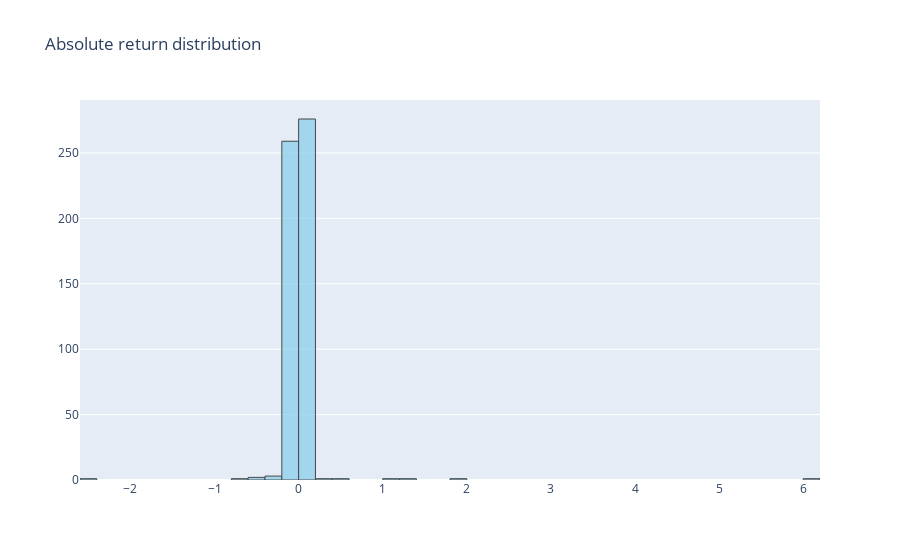

Notebook code for this chart:
### Markdown cell above
# Return distribution

### Code cell
fig = go.Figure(data=[
    go.Histogram(
        x=returns,
        nbinsx=50,
        marker_color="skyblue",
        opacity=0.7,
        marker_line_color="black",
        marker_line_width=1
    )
])
fig.update_layout(title = "Absolute return distribution")
fig.show()

### Figure 1 — Plotly figure (JSON) as saved in the notebook; plotly's stock layout.template omitted (floating-point values rounded to 4 significant figures; data arrays with more than 128 entries replaced by an {"elided": "..."} marker saying what was removed)
{"data": [{"marker": {"color": "skyblue", "line": {"color": "black", "width": 1}}, "nbinsx": 50, "opacity": 0.7, "type": "histogram", "x": {"elided": "548 float values"}}], "layout": {"title": {"text": "Absolute return distribution"}}}
